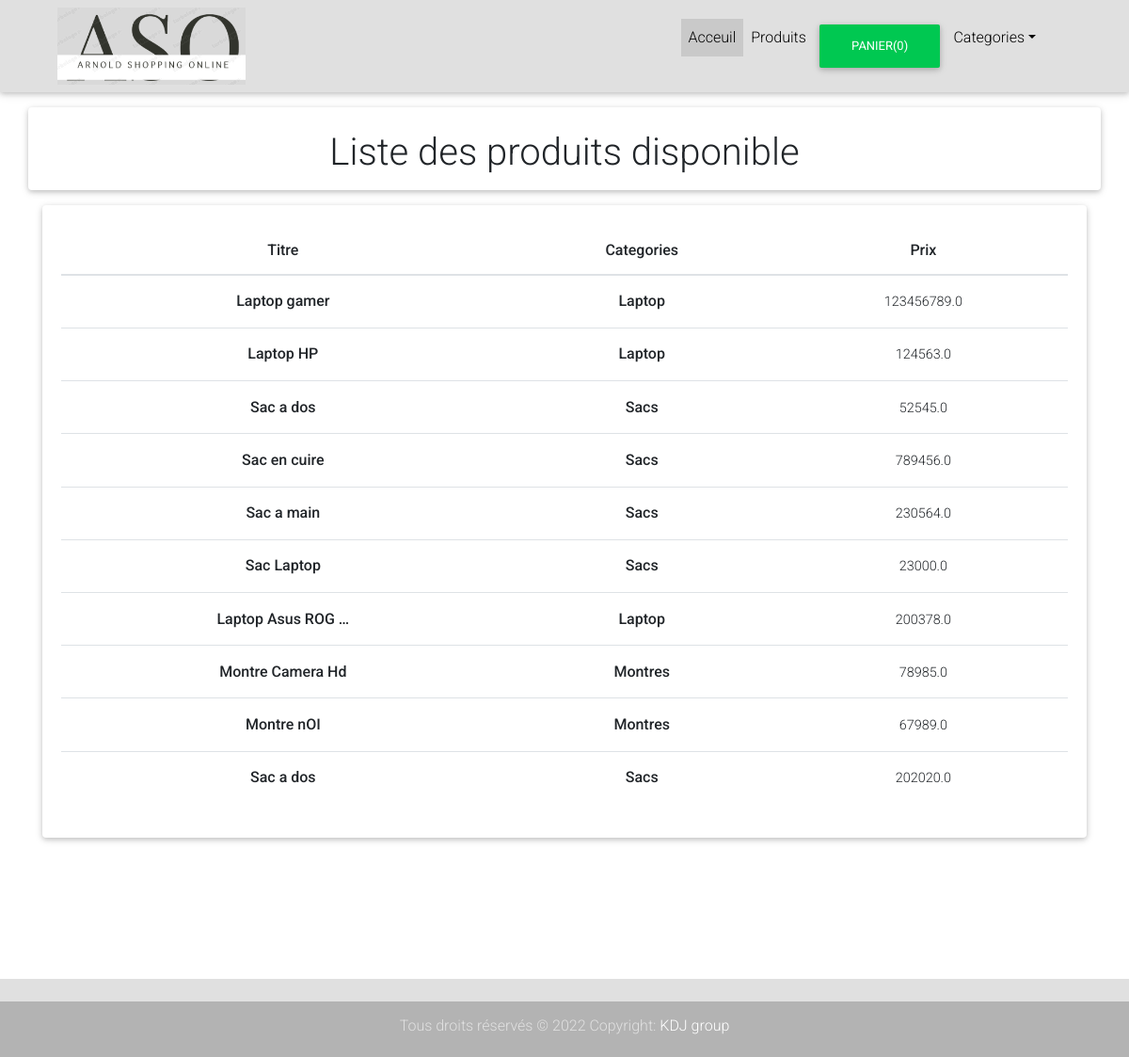
Before: /listes_produit with the older database file.
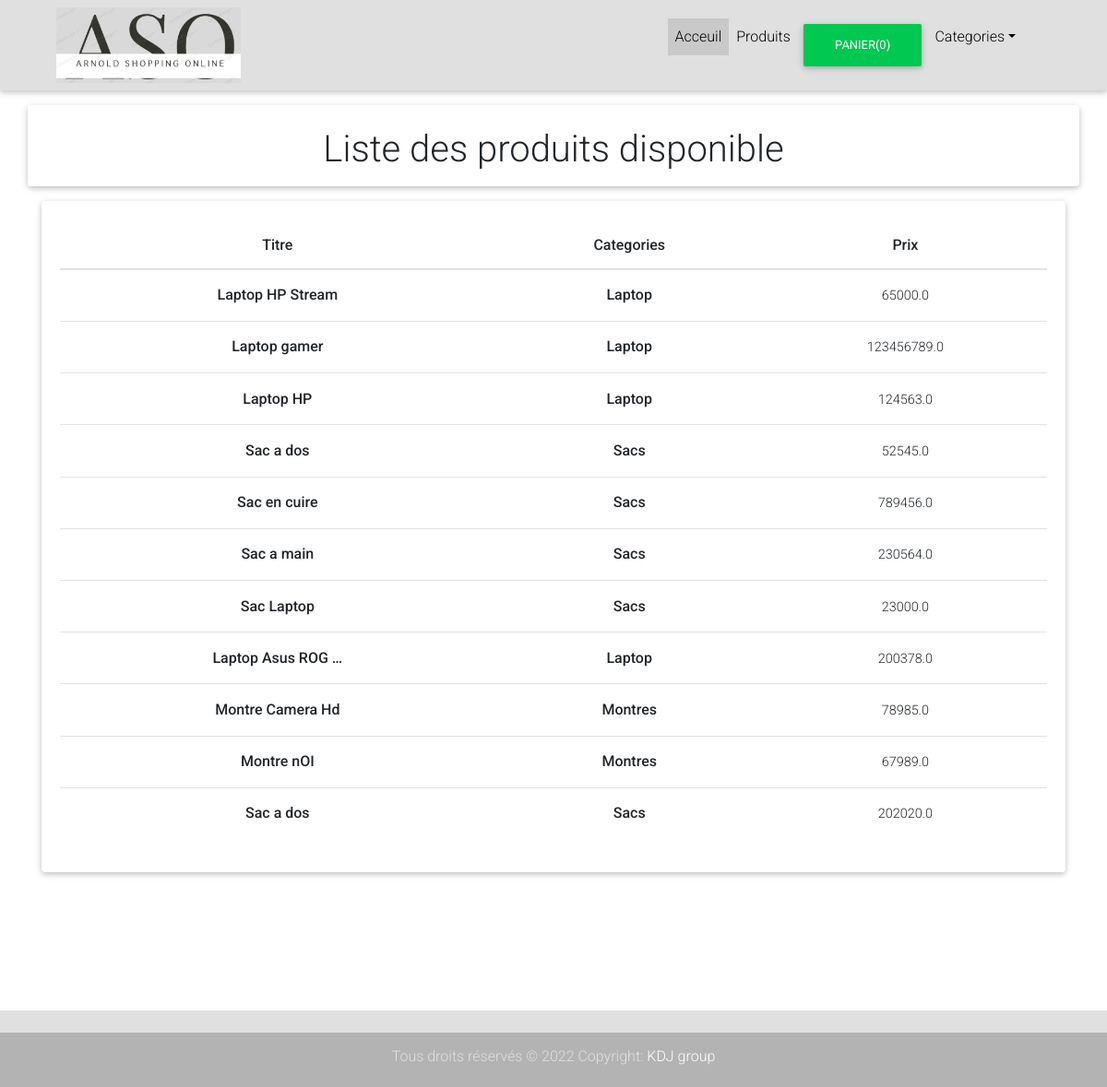
After: the same page with the newer database file.
### shop/models.py (models this page shows, shortened)
class Product(models.Model):
    title = models.CharField(max_length=200)
    price = models.FloatField()
    description = models.TextField()
    category = models.ForeignKey(Category, related_name='categorie', on_delete=models.CASCADE)
    image = models.ImageField(null=True, blank=True)
    date_added = models.DateTimeField(auto_now=True)
    class Meta:
        ordering = ['-date_added'] # permet que les novouvelles categorys soient en premire vue

class Category(models.Model):
    name = models.CharField(max_length=200)
    date_added = models.DateTimeField(auto_now=True)
    class Meta:
        ordering = ['-date_added'] # permet que les novouvelles categorys soient en premire vue
    def __str__(self):
        return self.name

### shop/views.py (the view)
# urls.py: path('listes_produit', listes_produit, name='listes_produit'),
def listes_produit(request):
    list_articles = Product.objects.all()
    return render(request, 'shop/listes_produit.html', {"listes_produit":list_articles})

### shop/templates/shop/listes_produit.html (shortened to what this page needs)
{% extends "shop/base.html" %}
{% load static %}
{% block content %}
<div class="container">
    <div class="row mt-3">
        <div class="col-12 card mb-3 p-2">
            <h1 class="text-center mt-3">Liste des produits disponible</h1>
        </div>
        <div class="col-md-12">
            {% if listes_produit %}
            <div class="card">
                <div class="card-body">
                    <table class="table table-hover">
                        <thead class="text-center">
                            <tr>
                                <th class="h6">Titre</th>
                                <th class="h6">Categories</th>
                                <th class="h6">Prix</th>
                            </tr>
                        </thead>
                        <tbody class="text-center">
                            {% for articles in listes_produit %}
                            <tr>
                                <td class="h6"><a href="{{ articles.id }}" >{{articles.title|truncatewords:3}}</a></td>
                                <td class="h6 "><a href="" >{{articles.category }}</a></td>
                                <td>
                                    <a href="" >{{articles.price}}</a>
                                </td>
                            </tr>
                            {% endfor %}
                    </table>
                </div>
            </div>
            {% else %}
            <h3>Aucun produit n'est disponible pour le moment</h3>
            {% endif %}
        </div>
    </div>
</div>
{% endblock %}

Changed rows visible on the page:
added Product: title "Laptop HP Stream", category "Laptop", price "65000.0"
